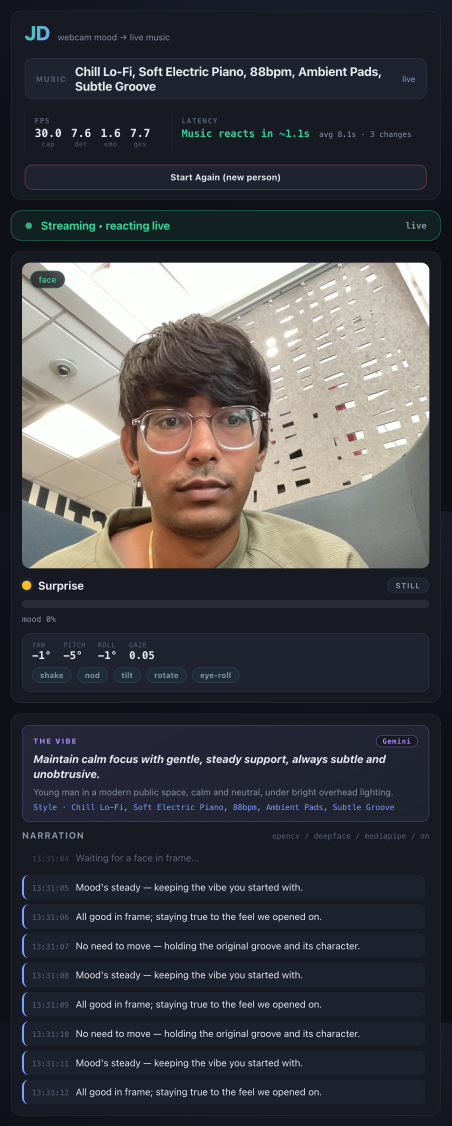
#> input picture dashboard_v2.png, 1354 x 3378 px (shown at 1/3 size)
$ python -i vision.py   (imports and definitions only)
#> lines starting #> are read from the running program, lines starting #| are printed output that depends on the picture
#> further down, picture is the input picture: shape (3378, 1354, 3); mean B, G, R 70.7, 66, 65.6
### jd/config.py
"""Configuration, paths, and tunables for JD.

JD is FULLY OFFLINE: webcam → local emotion (OpenCV Haar + DeepFace subprocess)
→ local MRT2 music. No network calls at runtime (no Gemini, no Suno). All knobs
live here so the rest of the code reads cleanly.
"""

from __future__ import annotations

import os
from pathlib import Path

os.environ.setdefault("TF_CPP_MIN_LOG_LEVEL", "3")  # quiet TensorFlow logs (DeepFace)

# --- Paths -----------------------------------------------------------------
BASE_DIR = Path(__file__).resolve().parent.parent
DATA_DIR = BASE_DIR / "data"
MODELS_DIR = BASE_DIR / "models"
SESSIONS_DIR = DATA_DIR / "sessions"  # per-run audio archive (timestamped folders)
FACE_LANDMARKER_PATH = MODELS_DIR / "face_landmarker.task"  # MediaPipe (gesture subprocess)


def _load_env_file(path: Path) -> None:
    """Minimal .env loader (no dependency). Does not override real env vars."""
    if not path.exists():
        return
    for line in path.read_text(encoding="utf-8").splitlines():
        line = line.strip()
        if not line or line.startswith("#") or "=" not in line:
            continue
        key, _, value = line.partition("=")
        os.environ.setdefault(key.strip(), value.strip().strip('"').strip("'"))


_load_env_file(BASE_DIR / ".env")

# --- Gemini (used ONLY for the initial 5-photo "director" prompt; NOT at runtime) ---
# The runtime music+emotion+gesture loop stays 100% offline. Gemini is consulted
# once per session start AND on each Reset to write the opening style + "philosophy".
GEMINI_API_KEY = os.environ.get("GEMINI_API_KEY") or os.environ.get("GOOGLE_API_KEY")
GEMINI_MODEL = os.environ.get("GEMINI_MODEL", "gemini-2.5-flash")

# --- Observe → Direct phase ------------------------------------------------
OBSERVE_SECONDS = 5.0  # watch the subject this long before the first directive
OBSERVE_PHOTOS = 5  # photos captured during the observe phase (≈1/sec) for Gemini
# Do NOT begin a session automatically on launch. The engine stays IDLE and SILENT
# until the user clicks "Start" on the dashboard (POST /api/start) → which snapshots
# the subject, sends to Gemini for analysis, and ONLY THEN starts the music.
AUTOSTART = False

# --- Continuous Gemini director --------------------------------------------
# After the opening directive, Gemini KEEPS re-reading the webcam every few seconds,
# understands the CURRENT situation/mood, and updates the (instrumental) music to
# match. This makes Gemini the live mood brain. Calls run on their own thread and
# never block audio; on error/rate-limit the current style is kept. The music is
# ALWAYS instrumental — no lyrics/vocals (enforced in the prompt + _clean_style).
CONTINUOUS_GEMINI = True
GEMINI_INTERVAL_S = 3.0  # snapshot → Gemini → update the music mood, every N seconds

# --- Generation MODE: local streaming model vs Suno full-song ---------------
# "local" = the live, instant MRT2 (Magenta RealTime) instrumental stream.
# "suno"  = snapshot → Gemini describes it → Suno SDK produces a FULL produced
#           song (with vocals) → auto-plays when ready (MRT2 mutes meanwhile).
# Start in SUNO mode by default: on Start, a full produced song is generated and
# the dashboard shows "Ready" + auto-plays it. A local instrumental stream plays as
# a BRIDGE during the ~30-60s generation so there's never dead silence.
MODE_DEFAULT = "suno"
LOCAL_MODEL_NAME = "Magenta RT2"  # display name for the local streaming model
SUNO_AUTOSTART = True  # in suno mode, auto-generate a song when the session begins

# --- Suno (full-song mode) -------------------------------------------------
SUNO_API_KEY = os.environ.get("SUNO_API_KEY")
SUNO_BASE_URL = os.environ.get("SUNO_BASE_URL", "https://api.suno.com/")
SUNO_TIMEOUT_S = 240.0  # max wait for a Suno song to finish generating
SUNO_POLL_S = 3.0  # poll interval while a song generates
# When continuous Gemini is on, the local DeepFace-emotion path no longer changes the
# music (Gemini owns mood); gestures still give instant overrides, emotion still shows
# on the dashboard + narration. Avoids two brains fighting over the style.

# --- Web dashboard ---------------------------------------------------------
SERVER_HOST = os.environ.get("JD_HOST", "127.0.0.1")
SERVER_PORT = int(os.environ.get("JD_PORT", "8000"))

# --- Music engine (MRT2, local/offline, TRUE STREAMING) --------------------
# MEASURED on this M1 (2026-06-07): mrt2_small generates ~27-30 steps/s ≈ 1.1x
# realtime, and a style change reacts in ~0.4-0.8s. So we STREAM: a generator
# thread produces small chunks with a PERSISTENT state (musical "philosophy"
# carries across chunks → never breaks) into a ring buffer; the audio callback
# drains it. A style change just swaps the style embedding for the NEXT chunk.
# This replaces the old "generate a 3s block then loop" design (which caused 6s).
MRT2_MODEL = os.environ.get("JD_MRT2_MODEL", "mrt2_small")
SAMPLE_RATE = 48_000  # MRT2 native output rate (resampled to device rate at runtime)
TEMPERATURE = 1.4  # a touch more variety/character
TOP_K = 50
CFG_MUSICCOCA = 4.5  # stronger style adherence → the prompt's "spice" comes through
# Chunk size is a throughput knob: bigger chunks amortise per-call overhead, so the
# generator sustains a higher realtime factor (measured: 25-frame ≈ 1.17x vs 10-frame
# ≈ 1.08x). Under live CPU contention (MediaPipe + DeepFace subprocesses) the small
# chunk starved the MLX generator → chronic underruns / "breaking". 20 frames ≈ 0.8s
# is the sweet spot: efficient enough to stay ahead, still a snappy reaction.
CHUNK_FRAMES = 20  # frames per streaming chunk; 25 frames = 1.0s, so 20 ≈ 0.8s audio
# Big cushion so a transient generator dip (thermal throttle, CPU spike, Bluetooth
# hiccup) can NEVER cause an audible gap — the callback always has seconds queued.
# Costs a bit of startup prefill + reaction latency, but playback stays glass-smooth.
BUFFER_TARGET_S = 3.5  # audio buffered ahead
BUFFER_MIN_S = 1.0  # if buffered audio drops below this, prioritise generation
STYLE_SWAP_RAMP_S = 0.12  # tiny amplitude ramp when a new style's chunk first plays
# Prefill the ring to BUFFER_TARGET_S BEFORE playback starts, so there's no
# startup underrun "stutter" while the buffer fills from empty.
PREFILL_BEFORE_PLAY = True
# Writing the session archive WAV happened ON the generator thread every ~10s,
# which stalled generation → a periodic audible hitch. Off by default now.
SAVE_SESSION_AUDIO = False
# Output the stream at MRT2's NATIVE 48kHz and let CoreAudio do the (continuous,
# gapless) conversion to the device rate. Resampling each 0.4s chunk separately in
# Python made resample_poly zero-pad each chunk's edges → an audible amplitude
# "wobble"/breaking at the chunk rate. Native-rate output removes that entirely.
OUTPUT_NATIVE_48K = True

# --- Vision (decoupled threads: capture fast, detect/emotion slower) --------
CAPTURE_INTERVAL_S = 0.066  # ~15fps capture — enough for detection, less CPU vs MLX
DETECT_INTERVAL_S = 0.2  # Haar face + motion (~5 fps)
EMOTION_INTERVAL_S = 0.9  # DeepFace 7-class emotion (~1.1 fps; throttled to protect MLX)
SMILE_THRESHOLD = 0.35
WEBCAM_INDEX = int(os.environ.get("JD_WEBCAM", "0"))
# Motion: mean abs frame-diff above this (0..1, on a downscaled gray frame) = "moving".
MOTION_THRESHOLD = 0.018

# --- Gesture detection (MediaPipe FaceMesh, OWN subprocess) ----------------
# Isolated subprocess (like DeepFace) because MediaPipe + TensorFlow + MLX all
# abort if co-loaded. Gives head pose (yaw/pitch/roll deg), gaze, and discrete
# micro-gestures that NUDGE the music within Gemini's philosophy.
GESTURE_INTERVAL_S = 0.3  # ~3.3fps head-pose (throttled to protect MLX headroom)
SHAKE_YAW_DEG = 12.0  # |yaw| swing past this, oscillating = head SHAKE ("no")
NOD_PITCH_DEG = 10.0  # pitch swing past this, oscillating = NOD ("yes")
TILT_ROLL_DEG = 14.0  # |roll| past this = head TILT
ROTATE_YAW_DEG = 18.0  # sustained |yaw| past this = head turned/rotated away
EYEROLL_GAZE = 0.35  # normalized iris excursion past this = eye-roll / gaze shift
EYES_CLOSED_BLINK = 0.55  # MediaPipe eyeBlink blendshape avg past this = eyes shut
EYES_CLOSED_HOLD_S = 0.5  # eyes must stay shut this long to count (not a quick blink)
GESTURE_OSC_WINDOW_S = 1.2  # window to detect an oscillation (shake/nod)
GESTURE_COOLDOWN_S = 1.2  # min spacing between acting on the same discrete gesture

# --- Narrator / mood brain (local, deterministic, offline) -----------------
# How often the narrator re-evaluates mood and may switch music. Kept short so the
# system feels responsive; the narration text feed updates every tick regardless.
NARRATE_INTERVAL_S = 1.0
# A mood must persist this many seconds before we COMMIT a music change, so a single
# noisy frame doesn't thrash the music. Lower = snappier, higher = steadier.
MOOD_COMMIT_SECONDS = 2.0
RECENT_WINDOW = 60  # number of recent readings the narrator reasons over
FEED_MAXLEN = 200  # narration events kept in the ring buffer for the dashboard

# Moods that are "fine" → KEEP the current groove (don't disrupt a good thing).
POSITIVE_MOODS = frozenset({"happy", "neutral", "surprise"})
# Moods that warrant a lift → CHANGE the music.
LIFT_MOODS = frozenset({"sad", "angry", "fear", "disgust"})

# --- Style palette (offline; keyed by DeepFace's 7 emotions) ---------------
STARTER_STYLE = "warm calm lo-fi, soft piano, mellow, 70bpm, instrumental, no vocals"
MOOD_STYLES: dict[str, list[str]] = {
    "sad": [
        "uplifting indie pop, bright acoustic guitar, hopeful, gentle beat",
        "warm motown soul, playful horns, feel-good groove",
        "sunny tropical house, light pluck synths, breezy",
    ],
    "angry": [
        "calming ambient, soft warm pads, slow soothing tempo",
        "mellow acoustic, gentle fingerpicked guitar, peaceful",
    ],
    "fear": [
        "reassuring warm ambient, soft piano, safe and gentle",
        "slow comforting lo-fi, mellow rhodes, cozy",
    ],
    "disgust": [
        "clean bright pop, fresh light groove, palate-cleanser",
    ],
    "neutral": [
        "chill lo-fi hip hop, jazzy keys, head-nod groove",
        "bright funk, wah guitar, bouncy bass, playful",
        "dreamy synthwave, warm pads, gentle arpeggio",
    ],
    "surprise": [
        "energetic disco funk, four-on-the-floor, glittery strings",
        "upbeat electro pop, punchy drums, catchy hook",
    ],
    "happy": [
        "joyful pop, claps and bright synths, danceable, major key",
        "feel-good funk pop, slap bass, sunny brass stabs",
    ],
}

# ===========================================================================
# FIXED SOUND MAP — the explicit "if X then sound = Y" table the user asked for.
# Every detectable variable (micro-gesture + facial expression) maps to ONE fixed
# MRT2/MusicCoCa prompt. When that variable fires, the music engine streams THAT
# prompt (it REPLACES the current style, so the change is clearly audible — not a
# subtle suffix). The persistent MRT2 state keeps the transition musical.
# ===========================================================================

# Micro-gestures → a fixed, characterful sound. "shake" literally sounds shaky;
# "eyes_closed" goes deep and slow; etc. Tune these strings freely.
# NOTE: every prompt is kept INSTRUMENTAL. MRT2 is trained on real songs, so
# vocal-leaning genre words (pop/soul/indie/disco) make it sing vocal-like gibberish.
# Each prompt favours instrumental textures and ends with "instrumental, no vocals".
_NV = ", instrumental, no vocals"  # appended to every style to suppress singing
GESTURE_SOUND: dict[str, str] = {
    "shake": "wobbly detuned synth, heavy tremolo, wavering unstable pitch, woozy" + _NV,
    "nod": "punchy driving electronic groove, energetic drums, upbeat, bouncy bass" + _NV,
    "tilt": "curious playful melody, quirky pizzicato plucks, whimsical, light swing" + _NV,
    "rotate": "distant muffled ambient, heavy reverb, washed-out pads, far away" + _NV,
    # Head turned LEFT vs RIGHT → two clearly different textures (user: "left/right change music").
    "turn_left": "dreamy mellow filtered synth, spacious reverb, drifting, downtempo" + _NV,
    "turn_right": "bright energetic plucks, crisp arpeggio, forward motion, upbeat" + _NV,
    "eye_roll": "bright airy sparkle, shimmering high synths, breezy, light and fizzy" + _NV,
    "eyes_closed": "deep slow ambient drone, sub bass, dreamy, very low tempo, meditative" + _NV,
}

# Facial expressions (DeepFace 7-class) → a fixed sound. These are the steady-state
# mood response; gestures momentarily override on top. All INSTRUMENTAL (no vocal
# genres like pop/soul/indie that make MRT2 sing).
EMOTION_SOUND: dict[str, str] = {
    "happy": "joyful bright marimba and synth, major key, plucky, danceable, sunny" + _NV,
    "sad": "warm uplifting fingerpicked acoustic guitar, hopeful, gentle lift" + _NV,
    "angry": "calming soft ambient pads, slow soothing tempo, peaceful" + _NV,
    "fear": "reassuring warm ambient, soft piano, safe and gentle, grounding" + _NV,
    "surprise": "energetic electronic funk, glittery synths, lively, punchy" + _NV,
    "disgust": "clean fresh bright electronic, crisp light groove" + _NV,
    "neutral": "chill lo-fi hip hop beat, jazzy rhodes keys, relaxed head-nod groove" + _NV,
}

# How long a one-shot gesture's sound holds before the steady mood/base resumes.
GESTURE_HOLD_S = 6.0

# --- Simplified 3-class emotion (user: "just normal, happy, sad") ----------
# DeepFace gives 7 emotions; we bucket them into 3 for a clean, legible response.
EMOTION_BUCKET: dict[str, str] = {
    "happy": "happy",
    "surprise": "normal",
    "neutral": "normal",
    "sad": "sad",
    "angry": "sad",
    "fear": "sad",
    "disgust": "sad",
}
# Each 3-class mood → one fixed, RICH instrumental style for the LOCAL model.
# Spiced up with real instrumentation/genre detail so MRT2 has more to work with.
EMOTION3_SOUND: dict[str, str] = {
    "happy": "vibrant feel-good funk, bright marimba, wah guitar, punchy horns, claps, groovy bass, 108bpm" + _NV,
    "sad": "tender cinematic uplift, warm grand piano, lush strings, soft glockenspiel, hopeful swell, 76bpm" + _NV,
    "normal": "rich jazzy lo-fi, dusty rhodes, smooth chords, vinyl crackle, mellow boom-bap drums, 84bpm" + _NV,
}

# What drives the LOCAL model's music:
#  "emotion" = the 3-class face emotion (base mood) + left/right head turns (instant);
#              continuous Gemini still narrates the live "NOW" read but does NOT set the
#              style (so emotion + movement are clearly in control — the user's request).
#  "gemini"  = the continuous Gemini director sets the style (previous behavior).
LOCAL_DRIVER = "emotion"

### jd/vision.py
"""Local webcam face + smile + motion detection via OpenCV Haar cascades.

Pure OpenCV, in-process and fast. This module NEVER imports TensorFlow, DeepFace,
or MediaPipe: DeepFace/TF aborts natively if loaded in the same process as the MLX
music engine ("libc++abi mutex lock failed"). The real 7-class emotion is handled
OUT OF PROCESS by emotion_proc.EmotionWorker and fused in later by the engine; the
smile-based emotion here is only a fast fallback.
"""

from __future__ import annotations

import logging
import time

import numpy as np

from . import config
from .models import MoodReading

logger = logging.getLogger(__name__)

# Downscaled gray size used for cheap mean-abs frame-diff motion estimation.
_MOTION_W = 64
_MOTION_H = 48


class MoodDetector:
    """Fast Haar face + binary smile + frame-diff motion.

    Stateful: keeps the previous downscaled grayscale frame so each ``detect``
    call can estimate scene/face motion against the prior frame. Emotion is a
    smile-based fallback; the real 7-class emotion is filled in by EmotionWorker.
    """

    def __init__(self) -> None:
        import cv2  # noqa: PLC0415 — keep OpenCV import local; never import TF/MediaPipe

        from pathlib import Path

        self._cv2 = cv2
        base = Path(cv2.data.haarcascades)
        self._face = cv2.CascadeClassifier(
            str(base / "haarcascade_frontalface_default.xml")
        )
        self._smile = cv2.CascadeClassifier(str(base / "haarcascade_smile.xml"))
        self._prev_small: np.ndarray | None = None  # previous downscaled gray frame
        self._backend = "opencv"
        logger.info("MoodDetector backend: %s", self._backend)

    @property
    def backend(self) -> str:
        """Name of the active detection backend (always ``"opencv"``)."""
        return self._backend

    def _motion(self, gray: np.ndarray) -> tuple[bool, float]:
        """Compute mean-abs frame-diff motion against the previous frame.

        Downscales the gray frame to a small fixed size and compares it to the
        prior frame. Returns ``(moving, motion_score)`` where ``motion_score`` is
        in ``0..1``. The first call (no previous frame) yields ``(False, 0.0)``.
        Always stores the current small frame as the new previous frame.
        """
        cv2 = self._cv2
        small = cv2.resize(gray, (_MOTION_W, _MOTION_H), interpolation=cv2.INTER_AREA)
        prev = self._prev_small
        self._prev_small = small
        if prev is None:
            return False, 0.0
        score = float(np.mean(np.abs(small.astype(np.int16) - prev.astype(np.int16)))) / 255.0
        return score >= config.MOTION_THRESHOLD, score

    def detect(self, frame_bgr: np.ndarray) -> MoodReading:
        """Detect the largest face, a binary smile, and frame-diff motion.

        Motion is always computed (it can be present without a face). When no face
        is found, returns an absent reading that still carries the motion fields.
        Builds a new immutable ``MoodReading`` — never mutates an existing one.
        """
        cv2 = self._cv2
        gray = cv2.cvtColor(frame_bgr, cv2.COLOR_BGR2GRAY)
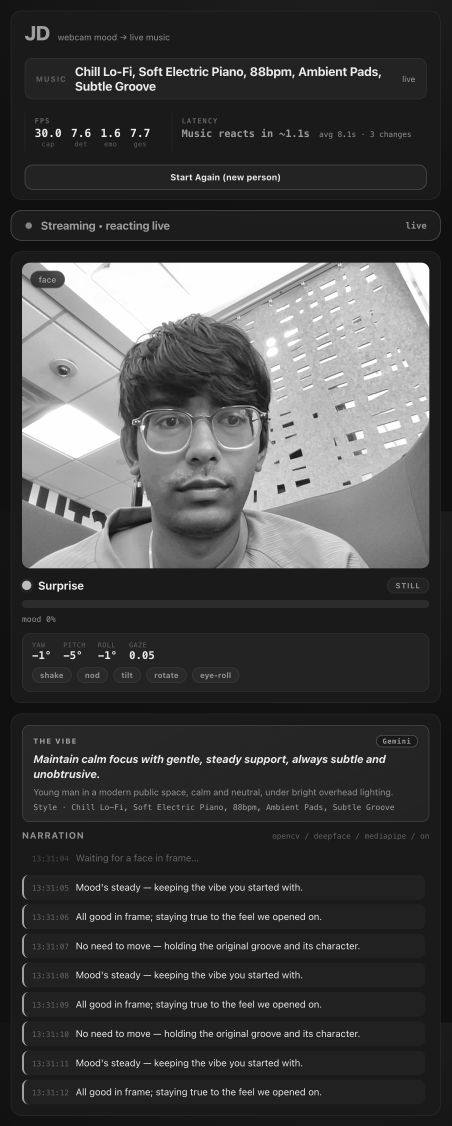
#> gray: shape (3378, 1354) (shown at 1/3 size); min 2, max 255, mean 66.4
        moving, score = self._motion(gray)
#> in _motion, `small = cv2.resize(gray, (_MOTION_W, _MOTION_H), interpolation=cv2.INT..`:
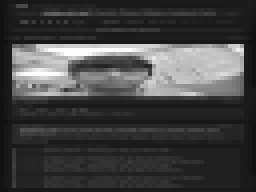
#> small: shape (48, 64) (shown 4 times larger); min 16, max 254, mean 66.4
#> moving = False; score = 0

        faces = self._face.detectMultiScale(gray, 1.3, 5, minSize=(80, 80))
#> faces = [[351, 1083, 494, 494]]
        if len(faces) == 0:
            return MoodReading(
                ts=time.time(),
                face_present=False,
                smile_score=0.0,
                emotion="neutral",
                moving=moving,
                motion_score=round(score, 4),
            )

        x, y, w, h = max(faces, key=lambda f: f[2] * f[3])
#> x = 351; y = 1083; w = 494; h = 494
        roi = gray[y + h // 2 : y + h, x : x + w]  # lower half of the face
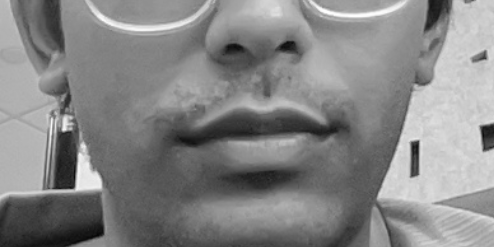
#> roi: shape (247, 494); min 6, max 254, mean 133.4
        smiling = len(self._smile.detectMultiScale(roi, 1.7, 20)) > 0
#> smiling = True
        return MoodReading(
            ts=time.time(),
            face_present=True,
            smile_score=0.8 if smiling else 0.15,
            emotion="happy" if smiling else "neutral",
            moving=moving,
            motion_score=round(score, 4),
        )

    def close(self) -> None:
        """Release resources. No-op for the pure-OpenCV backend."""

>>> import cv2
>>> picture = cv2.imread('../dashboard_v2.png')
>>> result = MoodDetector().detect(picture)

$ run again, on dashboard_v3.png
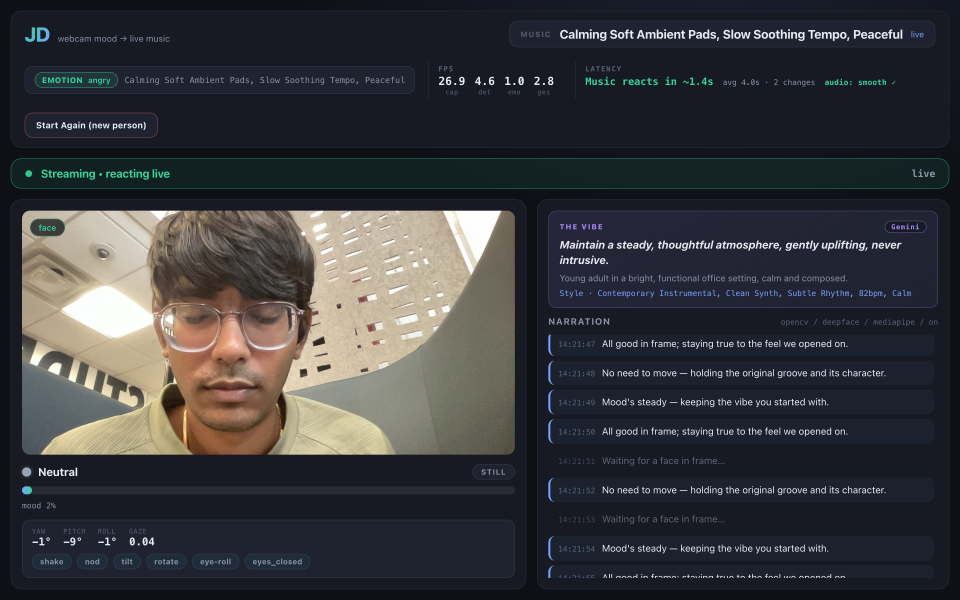
#> input picture dashboard_v3.png, 2880 x 1800 px (shown at 1/3 size)
#> picture is the input picture: shape (1800, 2880, 3); mean B, G, R 60.2, 56.4, 55.4
#> in _motion, `small = cv2.resize(gray, (_MOTION_W, _MOTION_H), interpolation=cv2.INT..`:
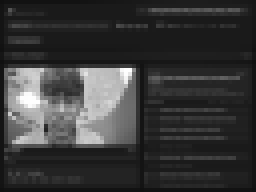
#> small: shape (48, 64) (shown 4 times larger); min 16, max 254, mean 56.5
#> moving = False; score = 0
#> faces = [[419, 734, 559, 559]]
#> x = 419; y = 734; w = 559
#> in detect, `roi = gray[y + h // 2 : y + h, x : x + w]`:
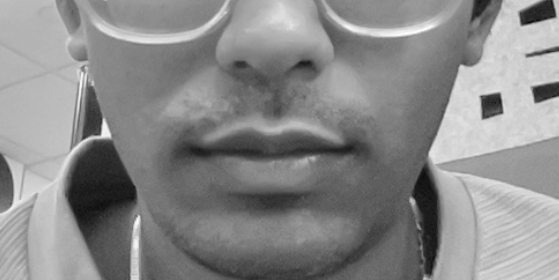
#> roi: shape (280, 559); min 8, max 254, mean 137.3
#> smiling = True

$ run again, on dashboard_v4.png
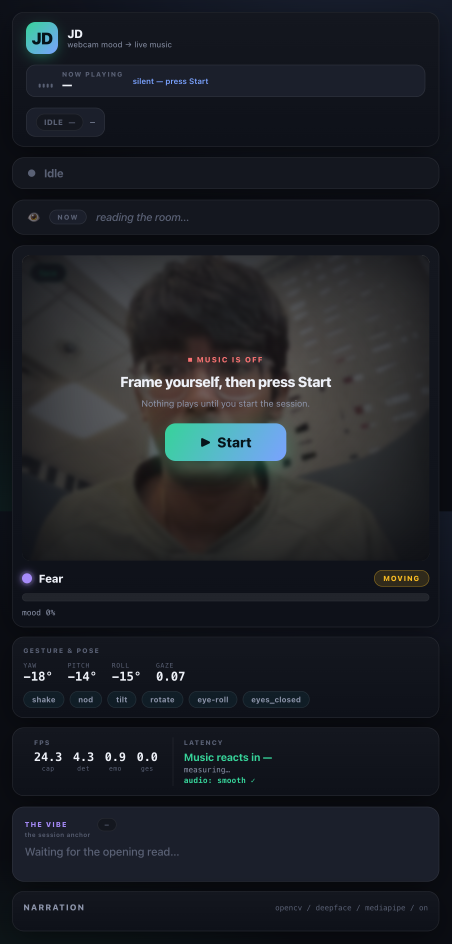
#> input picture dashboard_v4.png, 1354 x 2830 px (shown at 1/3 size)
#> picture is the input picture: shape (2830, 1354, 3); mean B, G, R 38.2, 32.4, 29.3
#> in _motion, `small = cv2.resize(gray, (_MOTION_W, _MOTION_H), interpolation=cv2.INT..`:
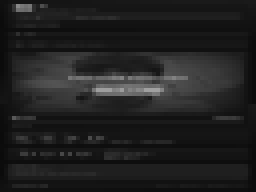
#> small: shape (48, 64) (shown 4 times larger); min 11, max 160, mean 32.2
#> moving = False; score = 0
#> faces = ()
